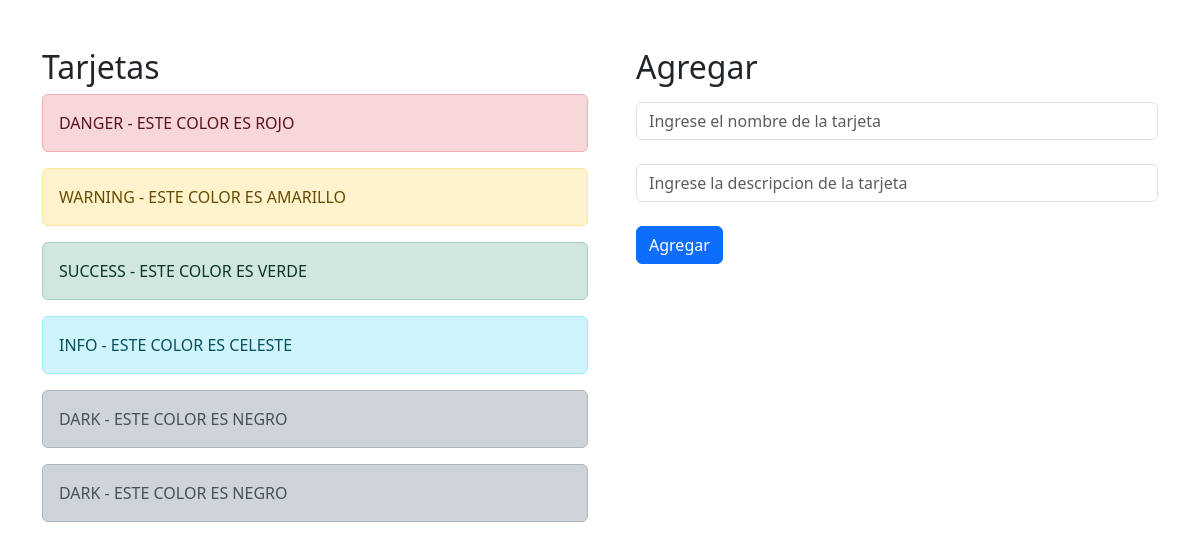
The page / on the database its author committed.
### tables this page shows
CREATE TABLE `tbl_colores`  (
  `id` int NOT NULL AUTO_INCREMENT,
  `nombre` varchar(255) NULL DEFAULT NULL,
  `descripcion` varchar(255) NULL DEFAULT NULL,
  PRIMARY KEY (`id`) USING BTREE
);

### obtener.php (called while the page is built, shortened)
<?php
    $sql_get = $mdb->prepare('SELECT * from tbl_colores');
    $sql_get->execute();
    $db = $sql_get->fetchAll();

### index.php (the view, shortened to what this page needs)
<?php
    include_once 'conexion.php';
    include_once 'obtener.php';
?>
<!doctype html>
<html lang="en">
<head>
    <link href="https://cdn.jsdelivr.net/npm/bootstrap@5.3.3/dist/css/bootstrap.min.css" rel="stylesheet">
</head>
<body>
<div class="container">
    <div class="row mt-5">
        <div class="col-md-6">
            <h2>Tarjetas</h2>
            <?php foreach($db as $dato): ?>
                    <div class="alert alert-<?php echo $dato['nombre'] ?> text-uppercase"><?php echo $dato['nombre'] ?> - <?php echo $dato['descripcion'] ?></div>
            <?php endforeach ?>
        </div>
        <div class="col-md-6" style="padding-left:3vw;">
            <?php if(!$_GET): ?>
                <h2> Agregar </h2>
                <form method="POST">
                    <input class="form-control mt-3" type="text" placeholder="Ingrese el nombre de la tarjeta" name="nombre">
                    <input class="form-control mt-4" type="text" placeholder="Ingrese la descripcion de la tarjeta" name="descripcion">
                    <button class="btn btn-primary mt-4">Agregar</button>
                </form>
            <?php endif ?>
        </div>
    </div>
</div>
</body>
</html>

### rows shown on the page
tbl_colores: nombre "DANGER", descripcion "ESTE COLOR ES ROJO"
tbl_colores: nombre "WARNING", descripcion "ESTE COLOR ES AMARILLO"
tbl_colores: nombre "SUCCESS", descripcion "ESTE COLOR ES VERDE"
tbl_colores: nombre "INFO", descripcion "ESTE COLOR ES CELESTE"
tbl_colores: nombre "DARK", descripcion "ESTE COLOR ES NEGRO"
tbl_colores: nombre "DARK", descripcion "ESTE COLOR ES NEGRO"
